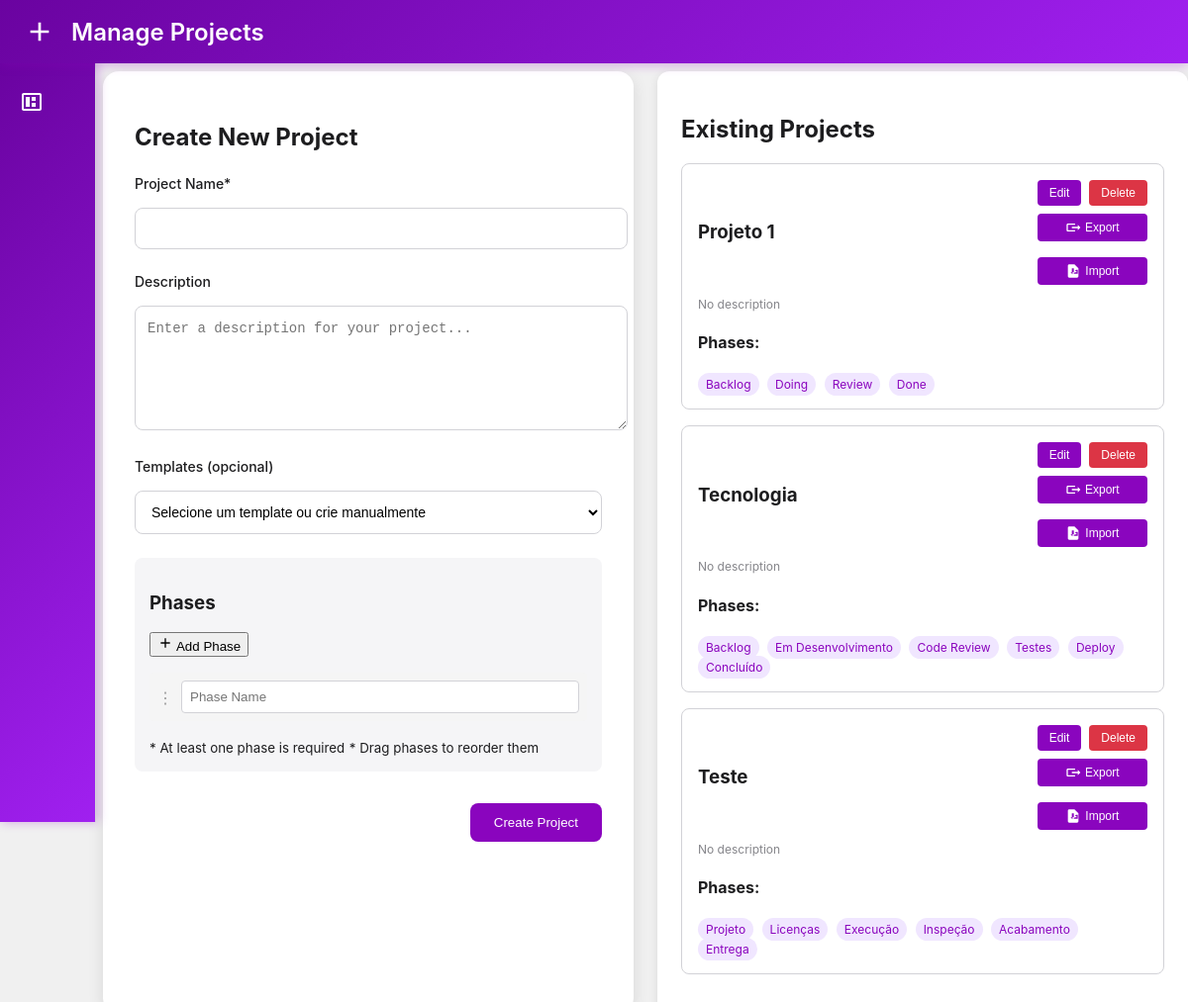
The app's page /projects (signed in), older data.
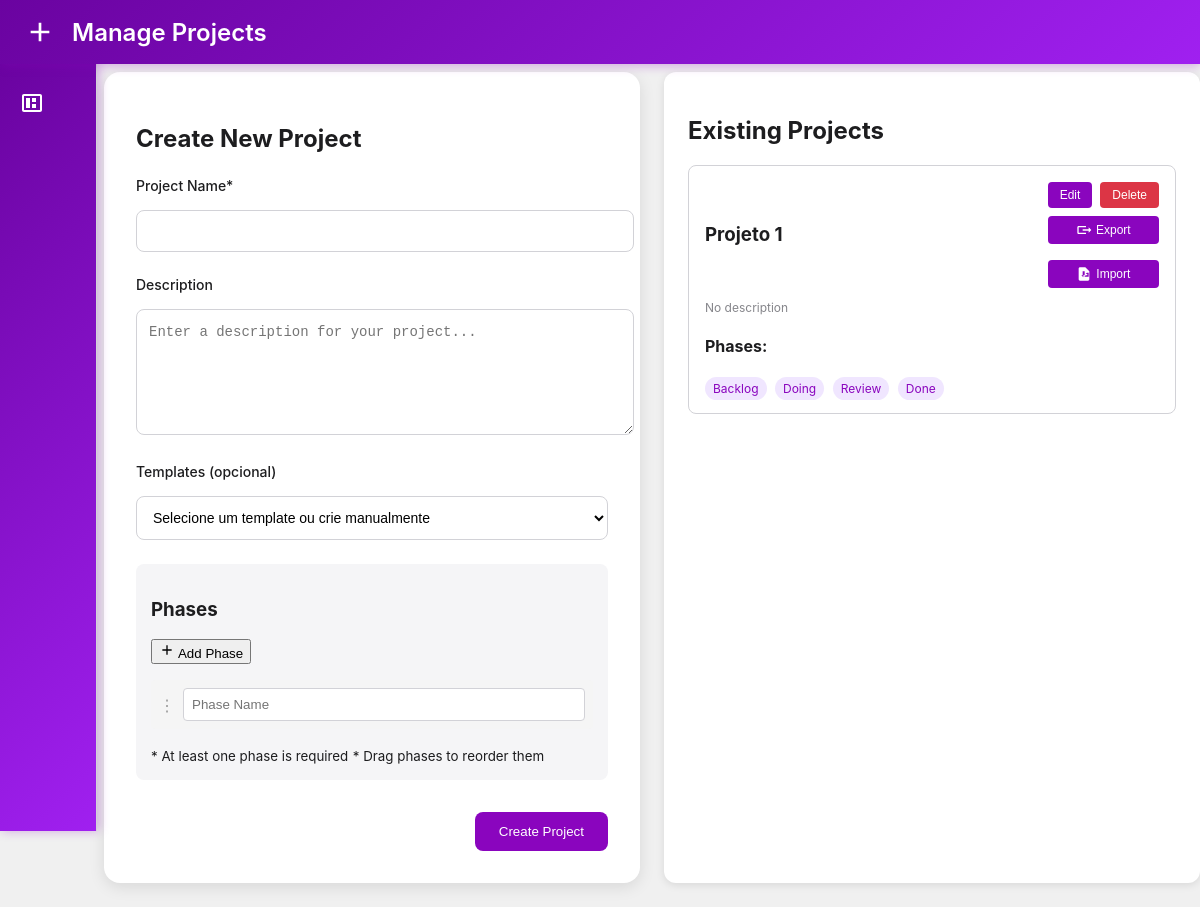
The same page, newer data.
### models/db.py (models this page shows, shortened)
class Project(db.Model):
    id = db.Column(db.Integer, primary_key=True)
    name = db.Column(db.String(100), nullable=False, unique=True)
    description = db.Column(db.Text)
    created_at = db.Column(db.DateTime, default=datetime.utcnow)
    cards = db.relationship('KanbanCard', backref='project', lazy=True)
    phases = db.relationship('Phase', backref='project', lazy=True,
                           order_by="Phase.order",
                           cascade='all, delete-orphan')

class Phase(db.Model):
    id = db.Column(db.Integer, primary_key=True)
    name = db.Column(db.String(100), nullable=False)
    order = db.Column(db.Integer, nullable=False)
    project_id = db.Column(db.Integer, db.ForeignKey('project.id', ondelete='CASCADE'), nullable=False)
    created_at = db.Column(db.DateTime, default=datetime.utcnow)

### routes/root.py (the view)
    @app.route('/projects')
    @login_required
    def projects():
        projects = Project.query.all()
        return render_template('projects.html', projects=projects)

### app.py (called while the page is built)
@app.context_processor
def utility_processor():
    def get_current_project():
        projeto_id = request.args.get('projeto') or session.get('projeto_id')
        return projeto_id
    def add_project_param(url):
        projeto_id = get_current_project()
        if not projeto_id:
            return url
        if '?' in url:
            return f"{url}&projeto={projeto_id}"
        return f"{url}?projeto={projeto_id}"
    return dict(get_current_project=get_current_project,
               add_project_param=add_project_param)

@app.before_request
def before_request():
    projeto_id = request.args.get('projeto')
    if projeto_id:
        session['projeto_id'] = projeto_id
    elif 'projeto_id' in session:
        g.projeto_id = session['projeto_id']
    else:
        g.projeto_id = None

### auth/authorization.py (called while the page is built)
def login_required(f):
    @wraps(f)
    def decorated_function(*args, **kwargs):
        if 'usuario' not in session:
            return redirect(url_for('index'))
        return f(*args, **kwargs)
    return decorated_function

### templates/projects.html (shortened to what this page needs)
<!DOCTYPE html>
<html lang="pt-BR">
<head>
    <link rel="stylesheet" href="{{ url_for('static', filename='css/styles.css') }}">
    <link rel="stylesheet" href="{{ url_for('static', filename='css/projects.css') }}">
</head>
<body>
    <div class="header">
        <div class="header-left">
            <svg class="logo" viewBox="0 0 24 24">
                <path fill="currentColor" d="M19,13H13V19H11V13H5V11H11V5H13V11H19V13Z"/>
            </svg>
            <h1>Manage Projects</h1>
        </div>
    </div>
    <div class="sidebar">
        <a href="{{ add_project_param('/kanban') }}" class="back-button">
            <svg viewBox="0 0 24 24">
                <path fill="currentColor" d="M4 3C2.89 3 2 3.89 2 5V19C2 20.11 2.89 21 4 21H20C21.11 21 22 20.11 22 19V5C22 3.89 21.11 3 20 3H4M4 5H20V19H4V5M6 7V17H10V7H6M12 7V11H16V7H12M12 13V17H16V13H12Z"/>
            </svg>
        </a>
    </div>
    <div class="projects-container">
        <div class="new-project-form">
            <h2>Create New Project</h2>
            <form id="projectForm">
                <div class="form-group">
                    <label for="projectName">Project Name*</label>
                    <div class="form-input-wrapper">
                        <input type="text" id="projectName" class="form-input" required>
                    </div>
                </div>
                <div class="form-group">
                    <label for="projectDescription">Description</label>
                    <div class="form-input-wrapper">
                        <textarea id="projectDescription" class="form-input" rows="4" placeholder="Enter a description for your project..."></textarea>
                    </div>
                </div>
                <div class="form-group">
                    <label>Templates (opcional)</label>
                    <select id="columnTemplate" class="form-input" onchange="fillColumns()">
                        <option value="">Selecione um template ou crie manualmente</option>
                    </select>
                </div>
                <div id="phasesContainer" class="phases-container">
                    <div class="phases-section">
                        <div class="phases-header">
                            <h3>Phases</h3>
                            <button type="button" onclick="addPhase()" class="add-phase-btn">
                                <svg viewBox="0 0 24 24" width="16" height="16">
                                    <path fill="currentColor" d="M19,13H13V19H11V13H5V11H11V5H13V11H19V13Z"/>
                                </svg>
                                Add Phase
                            </button>
                        </div>
                        <div id="phasesList" class="phases-list">
                            <div class="phase-item">
                                <span class="drag-handle">⋮</span>
                                <input type="text" class="phase-name" placeholder="Phase Name" required>
                            </div>
                        </div>
                        <div class="phase-instructions">
                            <small>* At least one phase is required</small>
                            <small>* Drag phases to reorder them</small>
                        </div>
                    </div>
                </div>
                <div class="form-actions">
                    <button type="submit" class="primary-button">Create Project</button>
                </div>
            </form>
        </div>
        <div class="projects-list">
            <h2>Existing Projects</h2>
            <div id="projectsList">
                {% for project in projects %}
                <div class="project-card" data-id="{{ project.id }}">
                    <div class="project-header">
                        <h3>{{ project.name }}</h3>
                        <div class="project-actions">
                            <div class="button-group">
                                <button onclick="editProject({{ project.id }})" class="edit-btn">Edit</button>
                                <button onclick="deleteProject({{ project.id }})" class="delete-btn">Delete</button>
                            </div>
                            <button onclick="exportProject({{ project.id }})" class="export-btn">
                                <svg viewBox="0 0 24 24" width="16" height="16">
                                    <path fill="currentColor" d="M23 12l-4-4v3h-9v2h9v3l4-4M15 16H4V8h11V6H4c-1.11 0-2 .89-2 2v8c0 1.11.89 2 2 2h11v-2z"/>
                                </svg>
                                Export
                            </button>
                            <button onclick="showImportModal({{ project.id }})" class="import-btn">
                                <svg viewBox="0 0 24 24" width="16" height="16">
                                    <path fill="currentColor" d="M14 2H6c-1.11 0-2 .89-2 2v16c0 1.11.89 2 2 2h12c1.11 0 2-.89 2-2V8l-6-6zm-1 12h-2v3l-3-3h2V8h3v6zm3.5-4H19v6h-6.5l2-2H17v-2h-2.5l2-2z"/>
                                </svg>
                                Import
                            </button>
                        </div>
                    </div>
                    <p class="project-description">{{ project.description or 'No description' }}</p>
                    <div class="project-phases">
                        <h4>Phases:</h4>
                        <div class="phases-chips">
                            {% for phase in project.phases %}
                            <span class="phase-chip">{{ phase.name }}</span>
                            {% endfor %}
                        </div>
                    </div>
                </div>
                {% endfor %}
            </div>
        </div>
    </div>
</body>
</html>

### static/css/projects.css (style rules this page uses)
.project-actions { display: flex; flex-direction: column; gap: 8px; }
.button-group { display: flex; gap: 8px; }
.edit-btn, .delete-btn { padding: 4px 8px; border-radius: 4px; border: none; cursor: pointer; }
.edit-btn { background-color: #4a90e2; color: white; }
.delete-btn { background-color: #e74c3c; color: white; }
.export-btn { display: flex; align-items: center; justify-content: center; gap: 4px; padding: 4px 8px; background-color: rgba(138, 5, 190, 1); color: white; border: none; border-radius: 4px; cursor: pointer; width: 100%; }
.export-btn svg { width: 16px; height: 16px; }
.import-btn { display: flex; align-items: center; justify-content: center; gap: 4px; padding: 4px 8px; background-color: rgba(138, 5, 190, 1); color: white; border: none; border-radius: 4px; cursor: pointer; width: 100%; margin-top: 8px; }

Row changes from the older to the newer data that the page shows:
removed Project: name "Tecnologia", description "No description"
removed Phase: name "Backlog", shown under "Tecnologia"
removed Phase: name "Em Desenvolvimento", shown under "Tecnologia"
removed Phase: name "Code Review", shown under "Tecnologia"
removed Phase: name "Testes", shown under "Tecnologia"
removed Phase: name "Deploy", shown under "Tecnologia"
removed Phase: name "Concluído", shown under "Tecnologia"
removed Project: name "Teste", description "No description"
removed Phase: name "Projeto", shown under "Teste"
removed Phase: name "Licenças", shown under "Teste"
removed Phase: name "Execução", shown under "Teste"
removed Phase: name "Inspeção", shown under "Teste"
removed Phase: name "Acabamento", shown under "Teste"
removed Phase: name "Entrega", shown under "Teste"
